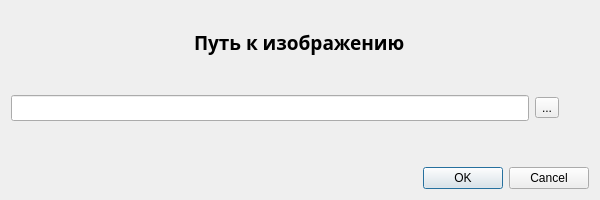
<?xml version="1.0" encoding="UTF-8"?>
<ui version="4.0">
 <class>Dialog</class>
 <widget class="QDialog" name="Dialog">
  <property name="geometry">
   <rect>
    <x>0</x>
    <y>0</y>
    <width>600</width>
    <height>200</height>
   </rect>
  </property>
  <property name="minimumSize">
   <size>
    <width>600</width>
    <height>200</height>
   </size>
  </property>
  <property name="maximumSize">
   <size>
    <width>799</width>
    <height>300</height>
   </size>
  </property>
  <property name="windowTitle">
   <string>Dialog</string>
  </property>
  <layout class="QGridLayout" name="gridLayout">
   <item row="0" column="0">
    <layout class="QVBoxLayout" name="verticalLayout">
     <item alignment="Qt::AlignHCenter">
      <widget class="QLabel" name="label">
       <property name="font">
        <font>
         <family>Bahnschrift SemiBold</family>
         <pointsize>14</pointsize>
         <weight>75</weight>
         <bold>true</bold>
        </font>
       </property>
       <property name="layoutDirection">
        <enum>Qt::LeftToRight</enum>
       </property>
       <property name="text">
        <string>Путь к изображению</string>
       </property>
      </widget>
     </item>
     <item>
      <spacer name="verticalSpacer">
       <property name="orientation">
        <enum>Qt::Vertical</enum>
       </property>
       <property name="sizeType">
        <enum>QSizePolicy::Maximum</enum>
       </property>
       <property name="sizeHint" stdset="0">
        <size>
         <width>20</width>
         <height>15</height>
        </size>
       </property>
      </spacer>
     </item>
     <item>
      <layout class="QHBoxLayout" name="horizontalLayout">
       <item>
        <widget class="QLineEdit" name="coeff_file_input_line">
         <property name="font">
          <font>
           <family>Bahnschrift SemiLight</family>
           <pointsize>10</pointsize>
          </font>
         </property>
        </widget>
       </item>
       <item>
        <widget class="QToolButton" name="toolButton_coeff">
         <property name="text">
          <string>...</string>
         </property>
        </widget>
       </item>
       <item>
        <spacer name="horizontalSpacer_12">
         <property name="orientation">
          <enum>Qt::Horizontal</enum>
         </property>
         <property name="sizeType">
          <enum>QSizePolicy::Minimum</enum>
         </property>
         <property name="sizeHint" stdset="0">
          <size>
           <width>30</width>
           <height>20</height>
          </size>
         </property>
        </spacer>
       </item>
      </layout>
     </item>
     <item>
      <spacer name="verticalSpacer_2">
       <property name="orientation">
        <enum>Qt::Vertical</enum>
       </property>
       <property name="sizeType">
        <enum>QSizePolicy::Minimum</enum>
       </property>
       <property name="sizeHint" stdset="0">
        <size>
         <width>20</width>
         <height>40</height>
        </size>
       </property>
      </spacer>
     </item>
     <item>
      <widget class="QDialogButtonBox" name="buttonBox">
       <property name="orientation">
        <enum>Qt::Horizontal</enum>
       </property>
       <property name="standardButtons">
        <set>QDialogButtonBox::Cancel|QDialogButtonBox::Ok</set>
       </property>
      </widget>
     </item>
    </layout>
   </item>
  </layout>
 </widget>
 <resources/>
 <connections>
  <connection>
   <sender>buttonBox</sender>
   <signal>accepted()</signal>
   <receiver>Dialog</receiver>
   <slot>accept()</slot>
   <hints>
    <hint type="sourcelabel">
     <x>248</x>
     <y>254</y>
    </hint>
    <hint type="destinationlabel">
     <x>157</x>
     <y>274</y>
    </hint>
   </hints>
  </connection>
  <connection>
   <sender>buttonBox</sender>
   <signal>rejected()</signal>
   <receiver>Dialog</receiver>
   <slot>reject()</slot>
   <hints>
    <hint type="sourcelabel">
     <x>316</x>
     <y>260</y>
    </hint>
    <hint type="destinationlabel">
     <x>286</x>
     <y>274</y>
    </hint>
   </hints>
  </connection>
 </connections>
</ui>
